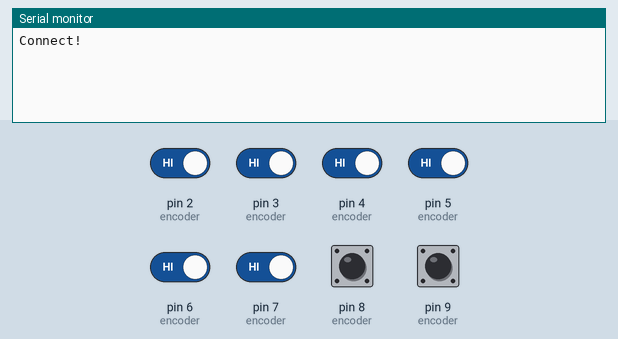
The sketch below on a simulated Arduino Uno, built with avr-gcc and run on an emulated ATmega328P. Parts: the last lines printed to the serial monitor. The inputs (shaded band) are chosen by the test bench; at power-on: pin 2 (encoder), pin 3 (encoder), pin 4 (encoder), pin 5 (encoder), pin 6 (encoder), pin 7 (encoder), pin 8 (encoder), pin 9 (encoder) HIGH.

Above: at 1.2 s.
1.3 s: pin 2 (encoder) driven LOW
At 2.0 s:
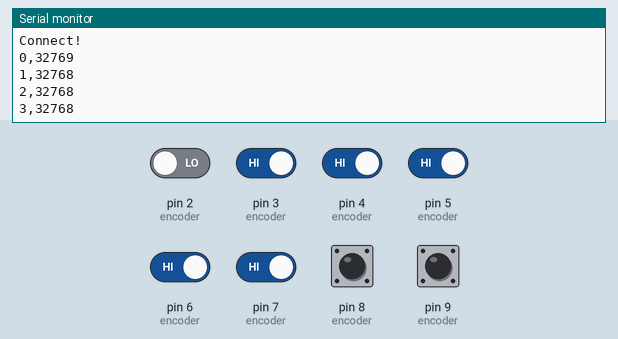
2.8 s: pin 3 (encoder) driven LOW
At 3.3 s:
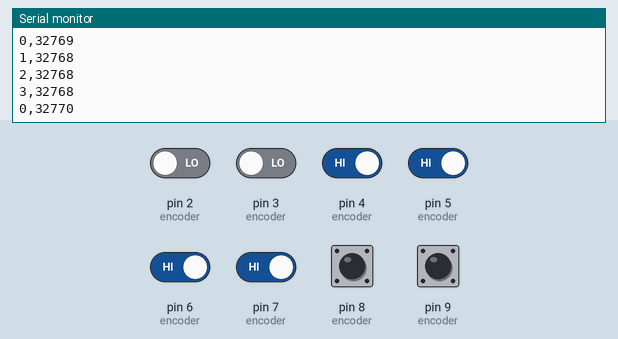
4.3 s: pin 4 (encoder) driven LOW
At 5.5 s:
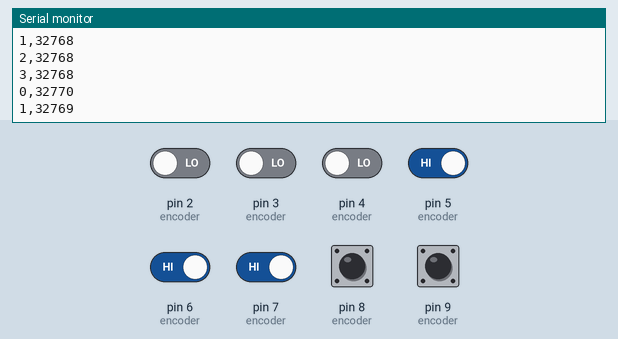
5.8 s: pin 5 (encoder) driven LOW
At 6.8 s:
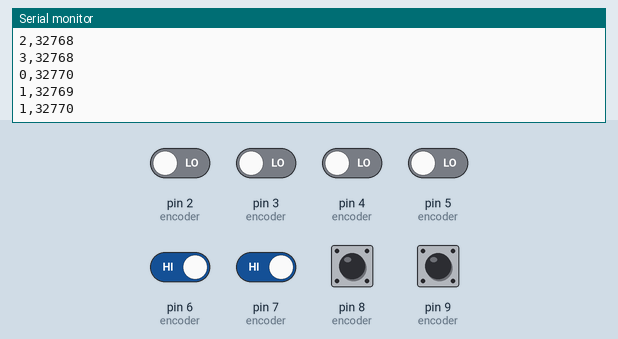
7.3 s: pin 6 (encoder) driven LOW
At 7.9 s:
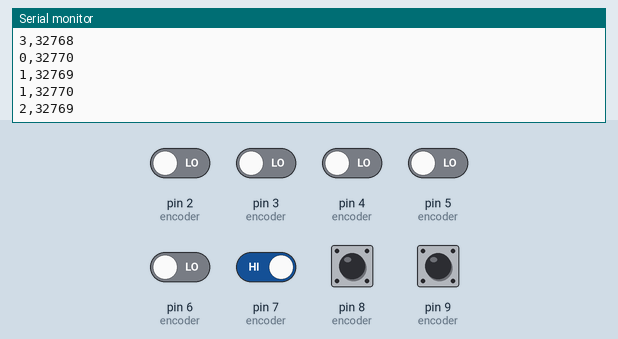
8.8 s: pin 7 (encoder) driven LOW
At 10.3 s:
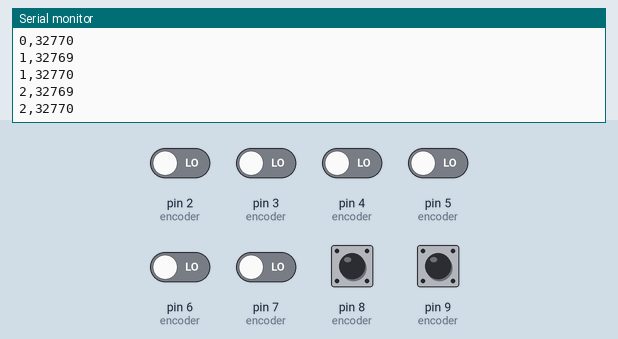
Timing chart, 0 to 11.3 s (numbered marks = the images above; inputs shaded):
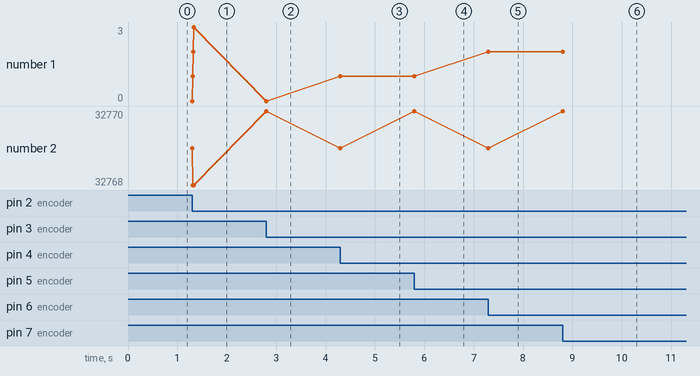

The sketch:

SphereController2.ino
```cpp
// rotary encoder demo by 'jurs' for Arduino Forum
// Modified for push button
// A -> pinA + 10k -> GND
// B -> pinB + 10k -> GND
// +5V -> Center + Pin 1
// Pin 2 -> pushPin + 10k -> GND
// Output format {PIN} {+(up) -(down), !(press), X(release)}
// only gives up and down & lets the other end handle what to do with them
/*  Bytes
0000  Left-   0100  Right-
0001  Left+   0101  Right+
0010  Left!   0110  Right!
0011  LeftX   0111  RightX
*/

struct rotary_t {
  int pinA;
  int pinB;
  int touchPin;
  unsigned int count;
  int last;
  int lastTouch;
};


String feed;

rotary_t encoder[] = { // define 3 pins for each rotary encoder
           {2, 3, A0, 32768}, // encoder[0].pinA, encoder[0].pinB, encoder[0].touchPin
           {4, 5, A1, 32768},
           {6, 7, A2, 32768}, // encoder[0].pinA, encoder[0].pinB, encoder[0].touchPin
           {8, 9, A3, 32768},
                      };

#define NUMENCODERS (sizeof(encoder)/sizeof(encoder[0]))
#define MODVAL 678

volatile byte state_ISR[NUMENCODERS];
volatile int8_t count_ISR[NUMENCODERS];


void beginEncoders()
{ // active internal pullup resistors on each encoder pin and start timer2
  for (int i = 0; i < NUMENCODERS; i++)
  {
    pinMode(encoder[i].pinA, INPUT_PULLUP);
    pinMode(encoder[i].pinB, INPUT_PULLUP);
    pinMode(encoder[i].touchPin, INPUT);
    readEncoder(i); // Initialize start condition
  }
  startTimer2();
}

boolean updateEncoders()
{ // read all the 'volatile' ISR variables and copy them into normal variables
  boolean changeState = false;
  for (int i = 0; i < NUMENCODERS; i++)
  {
    if (count_ISR[i] != 0)
    {
      changeState = true;
      noInterrupts();
      encoder[i].count += count_ISR[i];
      count_ISR[i] = 0;
      interrupts();
    }
  }
  return changeState;

  Serial.print("-");
}

void printEncoders()
{ // print current count of each encoder to Serial
  unsigned int moded;
  for (int i = 0; i < NUMENCODERS; i++)
  {
    if (encoder[i].last != encoder[i].count) {
        /* Just to test least significant digit from float conversion
         *  Answer was 4
        int dif = encoder[i].last - encoder[i].count;
        int difmo = dif % MODVAL;
        float diff = (float)difmo / (float)MODVAL;
        */

        encoder[i].last = encoder[i].count;
        moded = encoder[i].count % MODVAL;
        float normed = (float)moded / (float)MODVAL;
        // Serial.println((String)i + "," + String(normed, 4)); // + "\t" + String(diff, 6));
        Serial.println((String)i + "," + String(encoder[i].count)); // + "\t" + String(diff, 6));

    }
  }
}

int8_t readEncoder(byte i)
{ // this function is called within timer interrupt to read one encoder!
  int8_t result = 0;
  byte state = state_ISR[i];
  state = state << 2 | (byte)digitalRead(encoder[i].pinA) << 1 | (byte)digitalRead(encoder[i].pinB);
  state = state & 0xF;  // keep only the lower 4 bits
  // next two lines would be code to read 'quarter steps'
  if (state == 0b0001 || state == 0b0111 || state == 0b1110 || state == 0b1000) result = -1;
  else if (state == 0b0010 || state == 0b1011 || state == 0b1101 || state == 0b0100) result = 1;

  // next two lines is code to read 'full steps'
  if (state == 0b0001) result = -1;
  else if (state == 0b0010) result = 1;
  state_ISR[i] = state;
  return result;
}


void startTimer2()  // start TIMER2 interrupts
{
  noInterrupts();
  // Timer 2 CTC mode
  TCCR2B = (1 << WGM22) | (1 << CS22)  | (1 << CS20);
  TCCR2A = (1 << WGM21);
  OCR2A = 124;   // 249==500,  124==1000 interrupts per second
  // 63 ==2000,  31==4000
  // 15 ==8000,   7==16000
  TIMSK2 = (1 << OCIE2A); // enable Timer 2 interrupts
  interrupts();
}

void stopTimer2() // stop TIMER2 interrupts
{
  noInterrupts();
  TIMSK2 = 0;
  interrupts();
}


ISR(TIMER2_COMPA_vect)  // handling of TIMER2 interrupts
{
  for (int i = 0; i < NUMENCODERS; i++)
  {
    count_ISR[i] += readEncoder(i);
  }
}


#define BAUDRATE 9600L // serial baud rate

void setup() {
  Serial.begin(9600);
  Serial.println();
  Serial.println("Connect!"); // print some Test-Message at beginning
  beginEncoders();

}

int touch;
void loop() {
  if (updateEncoders()) printEncoders();

  /*
  for (int i = 0; i < 1; i++) {

    touch = analogRead(encoder[i].touchPin);
    if (touch != encoder[i].lastTouch){
      encoder[i].lastTouch = touch;
      Serial.println((String)i+10 + "," + touch);
    }
    //Serial.println((String)i + ": " + (String)encoder[i].count + "\t" + (String)touch);
  }*/
}
```

Measured:
- after the input at 1.3 s, the serial monitor: prints a new line at once (image 1)
- after the input at 2.8 s, the serial monitor: prints a new line at once (image 2)
- after the input at 4.3 s, the serial monitor: prints a new line at once (image 3)
- after the input at 5.8 s, the serial monitor: prints a new line at once (image 4)
- after the input at 7.3 s, the serial monitor: prints a new line at once (image 5)
- after the input at 8.8 s, the serial monitor: prints a new line at once (image 6)
- plotted number 1: 1 → 2 after the input at 7.3 s
- plotted number 2: 32768 → 32770 after the input at 2.8 s
